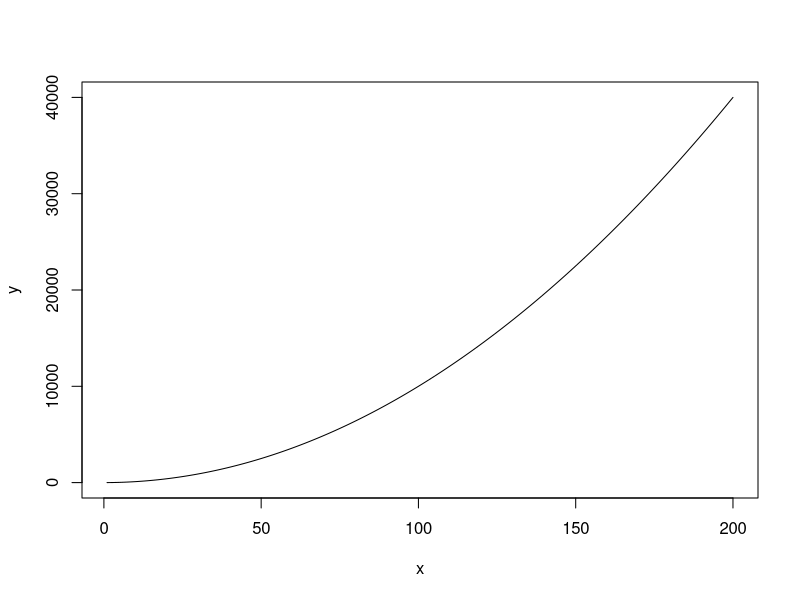
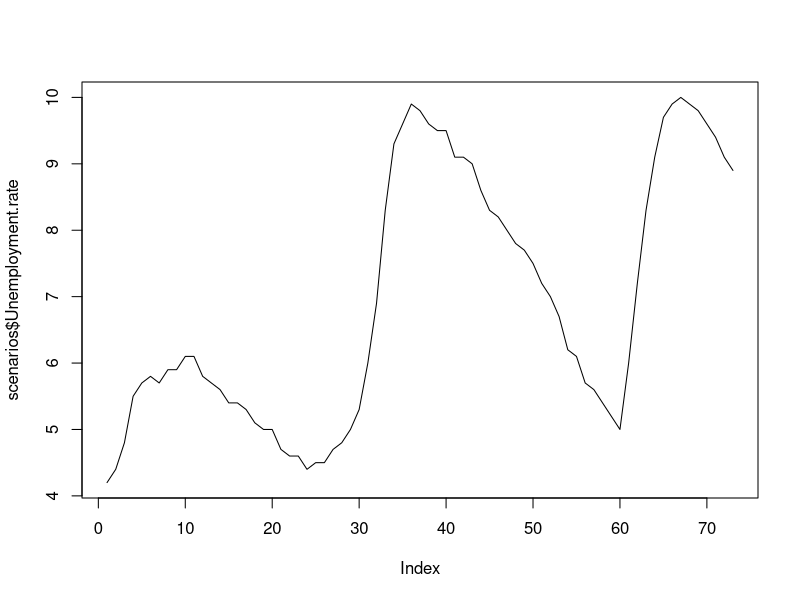
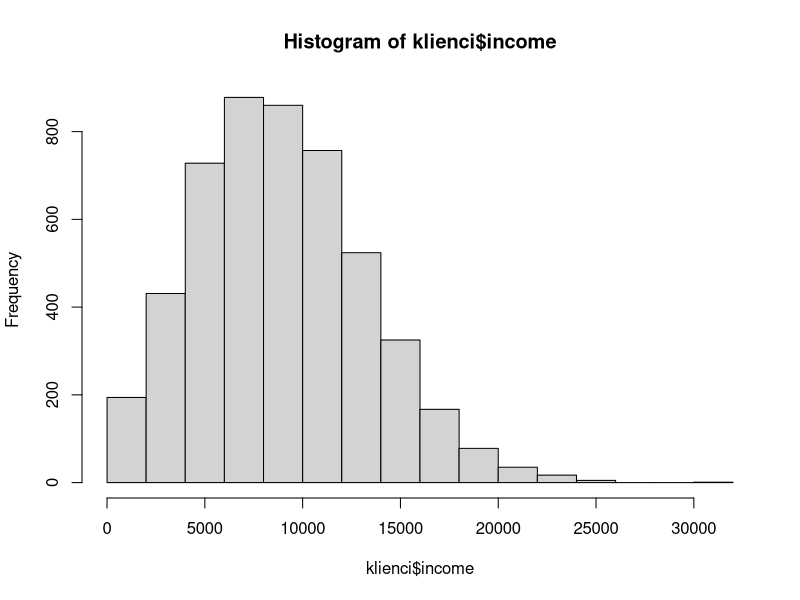
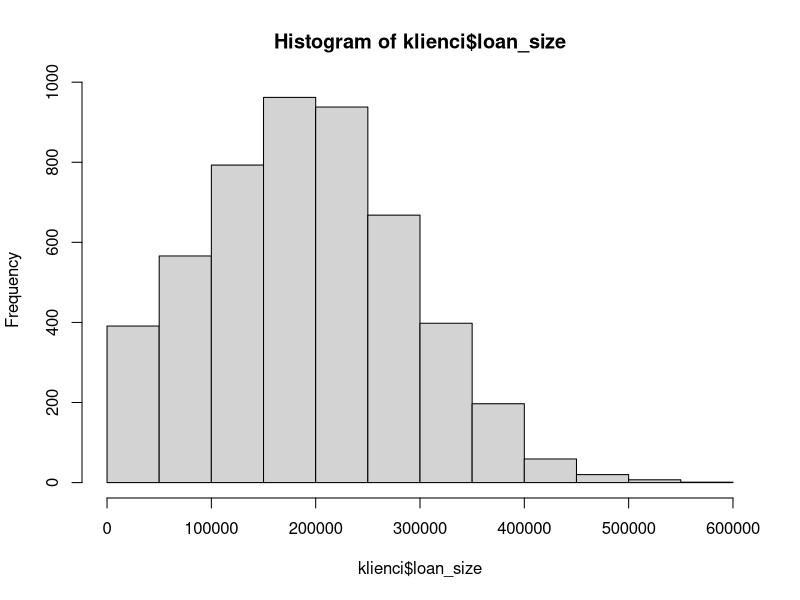
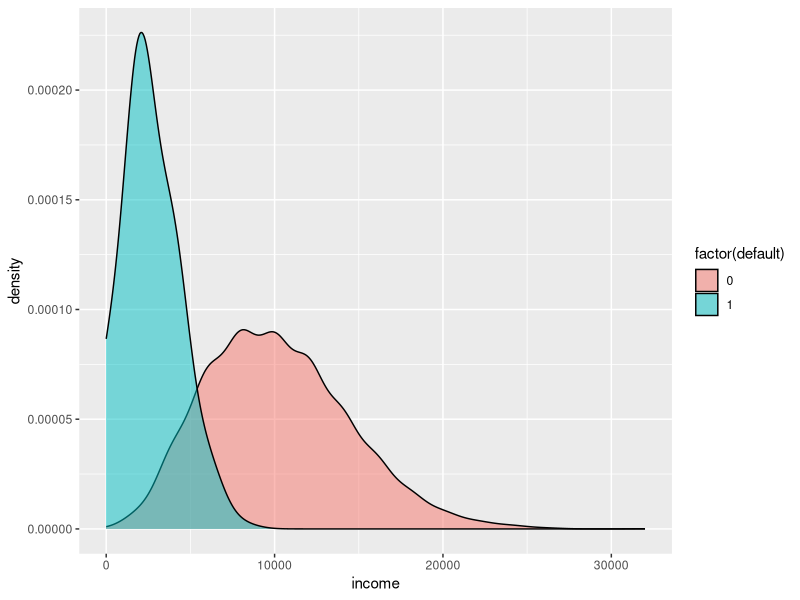
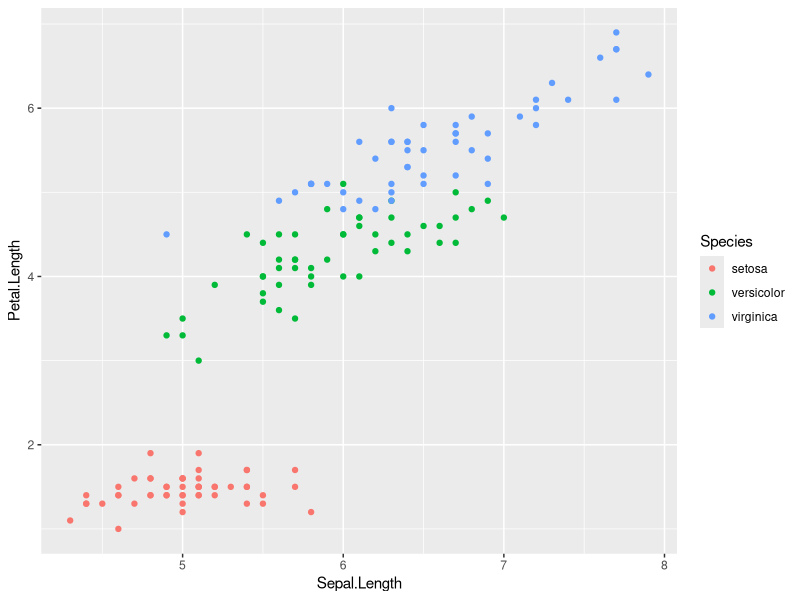

The R script that drew these images, in order:

options(scipen = 5)


### definiowanie obiektu ###

# wektor
wektor <- c(1,2,3,4,5) 
wektor

wysokosc_pozyczki <- c(200000, 90000, 400000)
wartosc_hipoteki <- c(250000, 150000, 700000)

numer_klienta <- c('000245', '000349', '000953')

# ramka danych - data.frame
ramka_danych <- data.frame(numer_klienta, wartosc_hipoteki, wysokosc_pozyczki)


### odwolanie do obiektu ###

# drugi element wektora
wysokosc_pozyczki[2]

# wszystkie wiersze, druga i trzecia kolumna
ramka_danych[,2:3]

# pierwszy wiersz, wszystkie kolumny
ramka_danych[1,]

# zmienna o podanej nazawie
ramka_danych$wartosc_hipoteki

# wiersze spelniajace warunek: pozyczki wieksze niz 100000
ramka_danych[ramka_danych$wysokosc_pozyczki > 100000,]


### operacje na obiektach ###

x <- 1:200
y <- x^2
plot(x,y, type = 'l')

# stworzenie nowej zmiennej z zaktualizowana cena nieruchomosci
wsp_cen_nieruchomosci <- 1.03
ramka_danych$wartosc_hipoteki * wsp_cen_nieruchomosci 
  
ramka_danych$aktualna_wartosc_hipoteki <- ramka_danych$wartosc_hipoteki * wsp_cen_nieruchomosci 

# najprostrze funkcje
mean(ramka_danych$aktualna_wartosc_hipoteki)

sum(ramka_danych$aktualna_wartosc_hipoteki) 

summary(ramka_danych) 

head(ramka_danych)

### typy wektorow ###
str(ramka_danych)
ramka_danych$default <- c(FALSE, FALSE, TRUE)
ramka_danych$miasto <- c('Krakow', 'Poznan', 'Warszawa')
ramka_danych$wiek_klienta<- as.integer(c(25, 37, 42))
str(ramka_danych)


### wczytywanie danych ###

# zmiana folderu roboczego
setwd('E:/1TB_disk/Dane/Projekty/R_projects/AGH')

klienci <- read.csv('klienci_detaliczni.csv')
head(klienci)
str(klienci)

table(klienci$default)

# petle 
kwantyle <- list()
for(i in 1:dim(klienci)[2]){
  kwantyle[[i]] <- quantile(klienci[,i])
}


# cwiczenie #
head(iris)

# zdefiniuj nowa zmienna 

# policz srednia zmiennej Petal.Length dla kazdego poziomu zmiennej Species








# materialy dodatkowe #


### pakiet dplyr ###
install.packages('dplyr')
library(dplyr)

# operator %>%
# input %>% funkcja jest rownoznaczny z funkcja(input)

# funkcja select - wybieranie kolumn
klienci %>% select(income) %>% head

# funkcja filter - filtorwanie danych spelniajacych kryteria
klienci %>% filter(income > 10000) %>% head

# funkcja mutate - tworzenie nowej zmiennej
klienci <- klienci %>% mutate(income_to_loan = income/loan_size)
klienci %>% head

# funkcja group_by i summarize - tworzenie agregatow
klienci %>% group_by(default) %>% summarize(mean_income_to_loan = mean(income_to_loan))


# wizualizacje 
scenarios <- read.csv('FED_scenario_2016.csv')
plot(scenarios$Unemployment.rate, type = 'l')

# histogramy
hist(klienci$income)
hist(klienci$loan_size)

# rozklady - ggplot2
install.packages('ggplot2')
library(ggplot2)
ggplot(klienci) + geom_density(aes(income, group = default,fill = factor(default)), adjust=2, alpha = 0.5)
ggplot(iris) + geom_point(aes(x = Sepal.Length, y = Petal.Length, group = Species, colour = Species))


